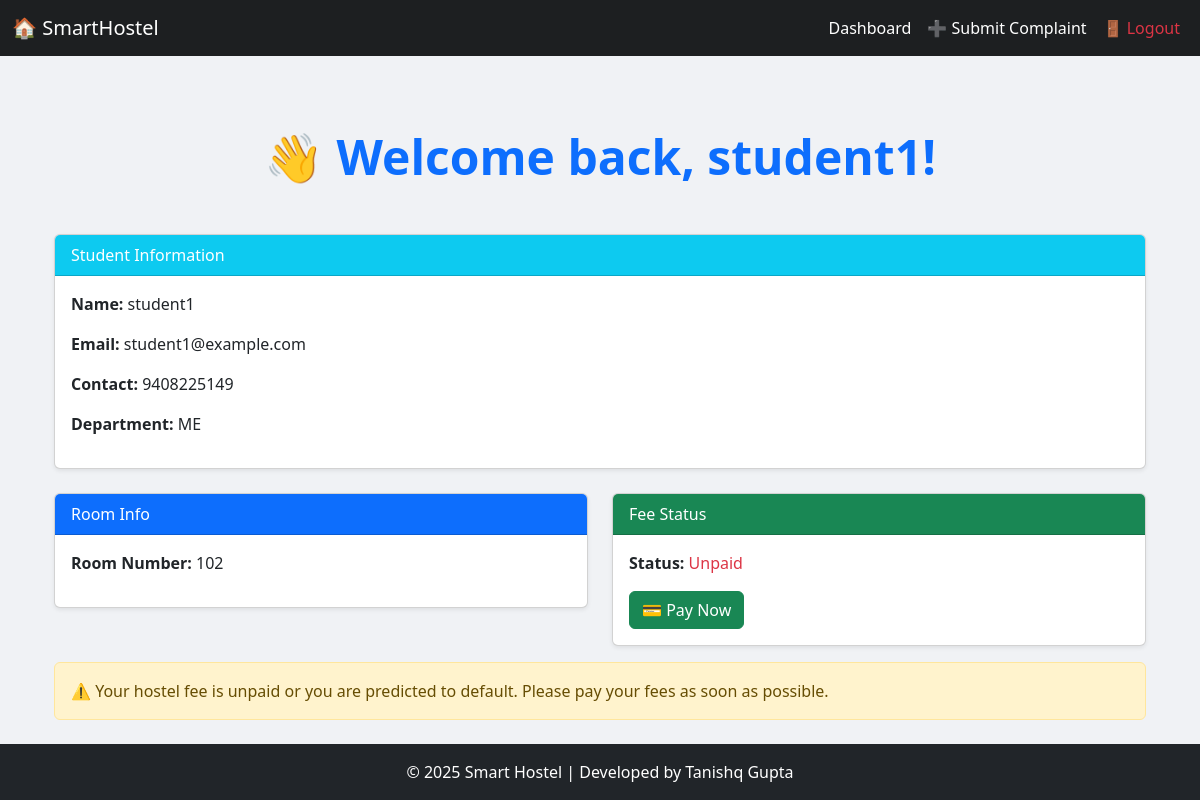
The app's page /student-dashboard/ (signed in) with its own data.
### hostelapp/models.py (models this page shows, shortened)
class CustomUser(AbstractUser):
    ROLE_CHOICES = (
        ('admin', 'Admin'),
        ('student', 'Student'),
    )
    role = models.CharField(max_length=10, choices=ROLE_CHOICES)

class Student(models.Model):
    user = models.OneToOneField(CustomUser, on_delete=models.CASCADE)
    contact_number = models.CharField(max_length=10)
    address = models.TextField()
    room = models.ForeignKey(Room, on_delete=models.SET_NULL, null=True, blank=True, related_name='students')
    payment_status = models.CharField(max_length=20, default='unpaid')
    roll_number = models.CharField(max_length=20)
    department = models.CharField(max_length=100)
    year = models.IntegerField(null=True, blank=True)
    attendance_percent = models.IntegerField(default=0)
    internal_score = models.IntegerField(default=0)
    parent_income = models.IntegerField(default=0)
    scholarship = models.BooleanField(default=False)
    hostel_stay = models.BooleanField(default=True)
    cgpa = models.FloatField(null=True, blank=True)
    previous_default = models.IntegerField(null=True, blank=True)
    has_paid_fees = models.BooleanField(default=False)
    fee_receipt = models.FileField(upload_to='receipts/', null=True, blank=True)
    is_predicted_defaulter = models.BooleanField(default=False)

class Room(models.Model):
    room_number = models.CharField(max_length=10, unique=True)
    max_capacity = models.IntegerField(default=3)

### hostelapp/views.py (the view)
# urls.py: path('student-dashboard/', views.student_dashboard, name='student_dashboard'),
@login_required
def student_dashboard(request):
    student = get_object_or_404(Student, user=request.user)
    complaints = Complaint.objects.filter(student=student).order_by('-submitted_at')
    model = joblib.load('fee_defaulter_model.pkl')
    scaler = joblib.load('scaler.pkl')
    features = np.array([[
        student.attendance_percent,
        student.internal_score,
        student.parent_income,
        student.cgpa,
        int(student.scholarship)
    ]])
    features_scaled = scaler.transform(features)
    prediction = model.predict(features_scaled)[0]
    likely_to_default = student.payment_status != "Paid"
    context = {
        'student': student,
        'room': student.room,
        'complaints': complaints,
        'payment_status': student.payment_status,
        'likely_to_default': likely_to_default,
    }
    return render(request, 'student_dashboard.html', context)

### hostelml/templates/student_dashboard.html (shortened to what this page needs)
{% extends 'base.html' %}
{% block content %}
<div class="container mt-4">
    <div class="text-center my-5">
  <h2 class="fw-bold display-5 text-primary">
    👋 Welcome back, {{ request.user.first_name|default:request.user.username }}!
  </h2>
</div>
    <div class="card mt-4 shadow-sm">
        <div class="card-header bg-info text-white">Student Information</div>
        <div class="card-body">
            <p><strong>Name:</strong> {{ request.user}}</p>
            <p><strong>Email:</strong> {{ request.user.email }}</p>
            <p><strong>Contact:</strong> {{ student.contact_number }}</p>
            <p><strong>Department:</strong> {{ student.department }}</p>
        </div>
    </div>
    <div class="row mt-4">
        <div class="col-md-6">
            <div class="card shadow-sm">
                <div class="card-header bg-primary text-white">Room Info</div>
                <div class="card-body">
                    {% if room %}
                        <p><strong>Room Number:</strong> {{ room.room_number }}</p>
                    {% else %}
                        <p class="text-muted">No room assigned.</p>
                    {% endif %}
                </div>
            </div>
        </div>
        <div class="col-md-6">
            <div class="card shadow-sm">
                <div class="card-header bg-success text-white">Fee Status</div>
                <div class="card-body">
                    <p><strong>Status:</strong>
                        {% if student.has_paid_fees %}
                            <span class="text-success">Paid</span>
                        {% else %}
                            <span class="text-danger">Unpaid</span>
                        {% endif %}
                    </p>
                    {% if not student.has_paid_fees %}
                        <form action="{% url 'mock_pay' %}" method="post">
                            <button type="submit" class="btn btn-success">💳 Pay Now</button>
                        </form>
                    {% else %}
                        <a href="{% url 'download_receipt' %}" class="btn btn-outline-primary">📄 Download Receipt</a>
                    {% endif %}
                </div>
            </div>
        </div>
    </div>
    {% if not student.has_paid_fees %}
        <div class="alert alert-warning mt-3">
            ⚠️ Your hostel fee is unpaid or you are predicted to default. Please pay your fees as soon as possible.
        </div>
    {% endif %}
</div>
{% endblock %}

### hostelml/templates/base.html (style rules this page uses)
html, body { height: 100%; margin: 0; background-color: #f5f7fa; color: #212529; }

### records on screen
CustomUser: user.first_name "student1", user "student1", user.email "student1@example.com"
Student: contact_number "9408225149", department "ME"
Room: room_number "102"
